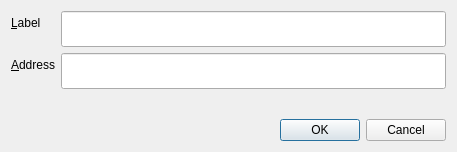
<?xml version="1.0" encoding="UTF-8"?>
<ui version="4.0">
 <class>EditAddressDialog</class>
 <widget class="QDialog" name="EditAddressDialog">
  <property name="geometry">
   <rect>
    <x>0</x>
    <y>0</y>
    <width>457</width>
    <height>152</height>
   </rect>
  </property>
  <property name="windowTitle">
   <string>Edit Address</string>
  </property>
  <layout class="QVBoxLayout" name="verticalLayout">
   <item>
    <layout class="QFormLayout" name="formLayout">
     <property name="fieldGrowthPolicy">
      <enum>QFormLayout::AllNonFixedFieldsGrow</enum>
     </property>
     <item row="0" column="0">
      <widget class="QLabel" name="label">
       <property name="text">
        <string>&amp;Label</string>
       </property>
       <property name="buddy">
        <cstring>labelEdit</cstring>
       </property>
      </widget>
     </item>
     <item row="0" column="1">
      <widget class="QLineEdit" name="labelEdit">
       <property name="minimumSize">
        <size>
         <width>0</width>
         <height>36</height>
        </size>
       </property>
       <property name="toolTip">
        <string>The label associated with this address list entry</string>
       </property>
      </widget>
     </item>
     <item row="1" column="0">
      <widget class="QLabel" name="label_2">
       <property name="text">
        <string>&amp;Address</string>
       </property>
       <property name="buddy">
        <cstring>addressEdit</cstring>
       </property>
      </widget>
     </item>
     <item row="1" column="1">
      <widget class="QValidatedLineEdit" name="addressEdit">
       <property name="minimumSize">
        <size>
         <width>0</width>
         <height>36</height>
        </size>
       </property>
       <property name="toolTip">
        <string>The address associated with this address list entry. This can only be modified for sending addresses.</string>
       </property>
      </widget>
     </item>
    </layout>
   </item>
   <item>
    <widget class="QDialogButtonBox" name="buttonBox">
     <property name="orientation">
      <enum>Qt::Horizontal</enum>
     </property>
     <property name="standardButtons">
      <set>QDialogButtonBox::Cancel|QDialogButtonBox::Ok</set>
     </property>
    </widget>
   </item>
  </layout>
 </widget>
 <customwidgets>
  <customwidget>
   <class>QValidatedLineEdit</class>
   <extends>QLineEdit</extends>
   <header>qvalidatedlineedit.h</header>
  </customwidget>
 </customwidgets>
 <resources/>
 <connections>
  <connection>
   <sender>buttonBox</sender>
   <signal>accepted()</signal>
   <receiver>EditAddressDialog</receiver>
   <slot>accept()</slot>
   <hints>
    <hint type="sourcelabel">
     <x>20</x>
     <y>20</y>
    </hint>
    <hint type="destinationlabel">
     <x>20</x>
     <y>20</y>
    </hint>
   </hints>
  </connection>
  <connection>
   <sender>buttonBox</sender>
   <signal>rejected()</signal>
   <receiver>EditAddressDialog</receiver>
   <slot>reject()</slot>
   <hints>
    <hint type="sourcelabel">
     <x>20</x>
     <y>20</y>
    </hint>
    <hint type="destinationlabel">
     <x>20</x>
     <y>20</y>
    </hint>
   </hints>
  </connection>
 </connections>
</ui>
